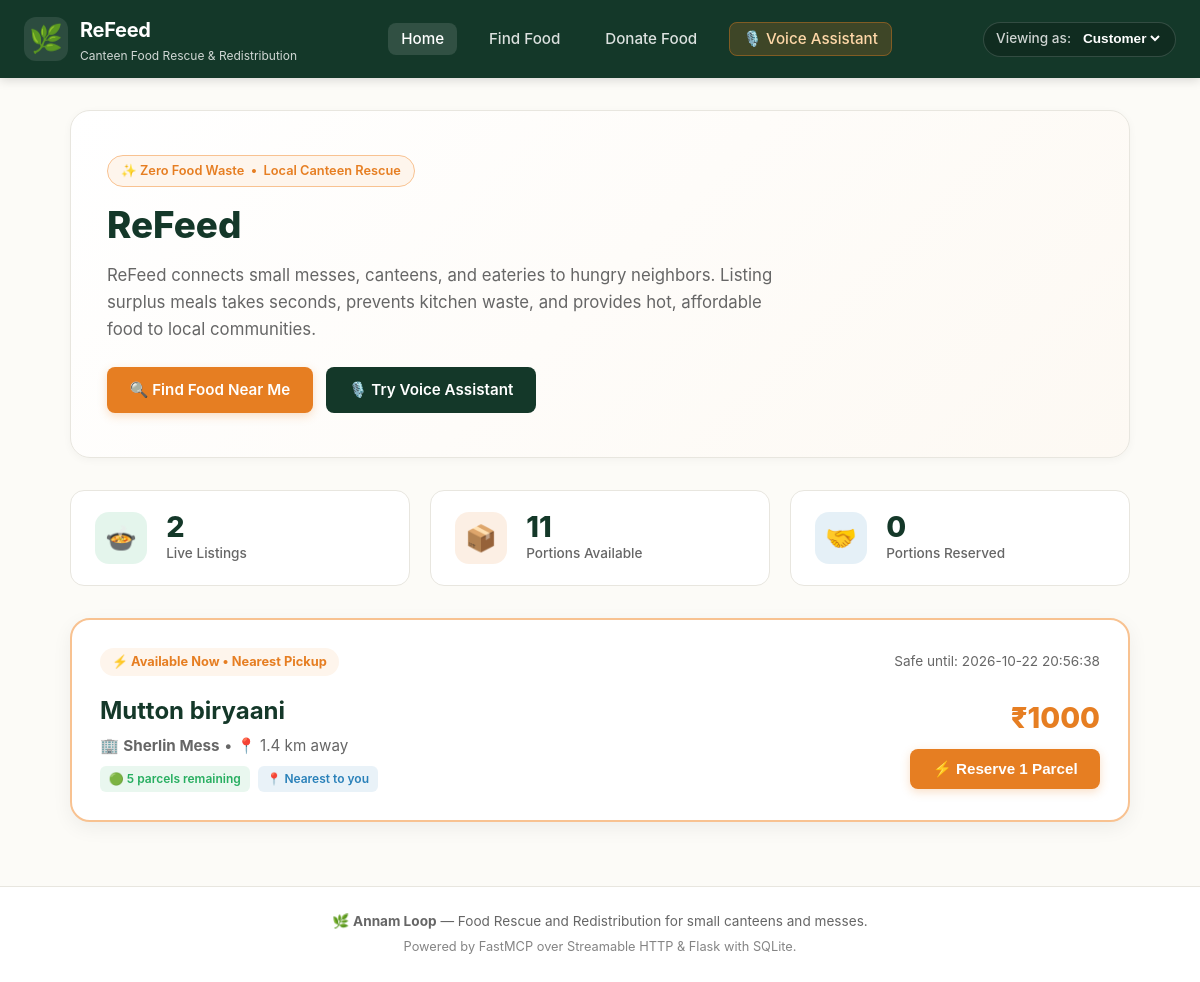
The page / on the database its author committed.
### tables this page shows
CREATE TABLE listings (
        id INTEGER PRIMARY KEY AUTOINCREMENT,
        name TEXT NOT NULL,
        quantity INTEGER NOT NULL,
        unit TEXT NOT NULL DEFAULT 'parcel',
        price_per_unit REAL NOT NULL DEFAULT 0.0,
        canteen TEXT NOT NULL DEFAULT 'My Canteen',
        food_type TEXT NOT NULL DEFAULT 'rice/gravy',
        distance_km REAL NOT NULL DEFAULT 1.0,
        posted_at TEXT NOT NULL,
        safe_until TEXT NOT NULL,
        is_removed INTEGER NOT NULL DEFAULT 0
    );

### app.py (the view)
@app.route("/")
def index():
    stats = services.get_stats()
    nearest_items = services.find_food(sort="distance", max_results=1)
    featured_item = nearest_items[0] if nearest_items else None
    return render_template(
        "index.html",
        stats=stats,
        featured_item=featured_item
    )

### app.py (called while the page is built)
@app.context_processor
def inject_role():
    role = session.get("role", "customer")
    return {"current_role": role}

### services.py (called while the page is built)
def get_db_connection(db_path: Optional[str] = None) -> sqlite3.Connection:
    path = db_path or DB_PATH
    conn = sqlite3.connect(path, timeout=10.0)
    conn.row_factory = sqlite3.Row
    return conn

def get_stats(db_path: Optional[str] = None) -> Dict[str, int]:
    now_str = datetime.now().strftime("%Y-%m-%d %H:%M:%S")
    conn = get_db_connection(db_path)
    cur = conn.cursor()
    cur.execute("""
        SELECT COUNT(*), COALESCE(SUM(quantity), 0)
        FROM listings
        WHERE is_removed = 0
          AND quantity > 0
          AND safe_until > ?
    """, (now_str,))
    live_row = cur.fetchone()
    live_listings = live_row[0] if live_row else 0
    portions_available = live_row[1] if live_row else 0
    cur.execute("SELECT COUNT(*) FROM reservations")
    res_row = cur.fetchone()
    portions_reserved = res_row[0] if res_row else 0
    conn.close()
    return {
        "live_listings": int(live_listings),
        "portions_available": int(portions_available),
        "portions_reserved": int(portions_reserved)
    }

### templates/index.html (shortened to what this page needs)
{% extends "base.html" %}
{% block content %}
<section class="hero">
  <div class="hero-content">
    <div class="hero-tag">
      <span>✨ Zero Food Waste</span> &bull; <span>Local Canteen Rescue</span>
    </div>
    <h1>ReFeed</h1>
    <p>
      ReFeed connects small messes, canteens, and eateries to hungry neighbors.
      Listing surplus meals takes seconds, prevents kitchen waste, and provides hot, affordable food to local communities.
    </p>
    <div class="hero-actions">
      {% if current_role == 'donor' %}
        <a href="{{ url_for('donate') }}" class="btn btn-saffron">➕ List Surplus Food</a>
        <a href="{{ url_for('find') }}" class="btn btn-outline">Explore Nearby Listings</a>
      {% else %}
        <a href="{{ url_for('find') }}" class="btn btn-saffron">🔍 Find Food Near Me</a>
        <a href="{{ url_for('assistant_page') }}" class="btn btn-green">🎙️ Try Voice Assistant</a>
      {% endif %}
    </div>
  </div>
</section>
<section class="stats-grid" id="statsGrid">
  <div class="stat-card">
    <div class="stat-icon green">🍲</div>
    <div>
      <div class="stat-val" id="statLiveListings">{{ stats.live_listings }}</div>
      <div class="stat-title">Live Listings</div>
    </div>
  </div>
  <div class="stat-card">
    <div class="stat-icon saffron">📦</div>
    <div>
      <div class="stat-val" id="statPortionsAvailable">{{ stats.portions_available }}</div>
      <div class="stat-title">Portions Available</div>
    </div>
  </div>
  <div class="stat-card">
    <div class="stat-icon blue">🤝</div>
    <div>
      <div class="stat-val" id="statPortionsReserved">{{ stats.portions_reserved }}</div>
      <div class="stat-title">Portions Reserved</div>
    </div>
  </div>
</section>
{% if featured_item %}
<section class="spotlight-card">
  <div class="spotlight-header">
    <div class="spotlight-badge">⚡ Available Now &bull; Nearest Pickup</div>
    <span style="font-size: 0.85rem; color: var(--text-muted);">Safe until: {{ featured_item.safe_until }}</span>
  </div>
  <div style="display: flex; justify-content: space-between; align-items: center; flex-wrap: wrap; gap: 1rem;">
    <div>
      <h2 style="font-size: 1.5rem; color: var(--navbar-green); margin-bottom: 0.2rem;">{{ featured_item.name }}</h2>
      <p style="color: var(--text-muted); font-size: 0.95rem;">
        🏢 <strong>{{ featured_item.canteen }}</strong> &bull; 📍 {{ featured_item.distance_km }} km away
      </p>
      <div style="margin-top: 0.5rem; display: flex; gap: 0.5rem;">
        <span class="badge badge-qty">🟢 {{ featured_item.quantity }} {{ featured_item.unit }}s remaining</span>
        <span class="badge badge-distance">📍 Nearest to you</span>
      </div>
    </div>
    <div style="text-align: right;">
      <div style="font-size: 1.8rem; font-weight: 800; color: var(--saffron); margin-bottom: 0.5rem;">
        {% if featured_item.price > 0 %}₹{{ "%.0f"|format(featured_item.price) }}{% else %}FREE{% endif %}
      </div>
      <form action="{{ url_for('reserve_route', listing_id=featured_item.id) }}" method="POST" style="margin:0;">
        <button type="submit" class="btn btn-saffron">⚡ Reserve 1 {{ featured_item.unit|capitalize }}</button>
      </form>
    </div>
  </div>
</section>
{% endif %}
{% endblock %}

### static/css/style.css (style rules this page uses)
:root { --navbar-green: #143829; --navbar-green-light: #1b4b37; --saffron: #e67e22; --saffron-hover: #d35400; --saffron-light: #fef5ec; --saffron-border: #f8c291; --bg-offwhite: #fcfbf7; --card-bg: #ffffff; --text-dark: #222222; --text-muted: #666666; --border-light: #e8e6df; --success-green: #27ae60; --success-light: #eafaf1; --danger-red: #e74c3c; --danger-light: #fdedec; --radius-sm: 8px; --radius-md: 14px; --radius-lg: 20px; --shadow-sm: 0 2px 8px rgba(0, 0, 0, 0.04); --shadow-md: 0 6px 20px rgba(0, 0, 0, 0.06); --shadow-lg: 0 10px 30px rgba(0, 0, 0, 0.08); }
* { box-sizing: border-box; margin: 0; padding: 0; }
body { font-family: -apple-system, BlinkMacSystemFont, "Segoe UI", Roboto, "Helvetica Neue", Arial, sans-serif; background-color: var(--bg-offwhite); color: var(--text-dark); line-height: 1.6; min-height: 100vh; display: flex; flex-direction: column; }
.hero { background: linear-gradient(135deg, #ffffff 0%, #fdf9f3 100%); border: 1px solid var(--border-light); border-radius: var(--radius-lg); padding: 2.75rem 2.25rem; margin-bottom: 2rem; box-shadow: var(--shadow-sm); position: relative; overflow: hidden; }
.hero-content { max-width: 680px; }
.hero-tag { display: inline-flex; align-items: center; gap: 0.4rem; background: var(--saffron-light); color: var(--saffron); font-weight: 600; font-size: 0.8rem; padding: 0.3rem 0.8rem; border-radius: 20px; margin-bottom: 1rem; border: 1px solid var(--saffron-border); }
.hero h1 { font-size: 2.3rem; color: var(--navbar-green); line-height: 1.2; margin-bottom: 0.9rem; font-weight: 800; }
.hero p { font-size: 1.05rem; color: var(--text-muted); margin-bottom: 1.5rem; }
.hero-actions { display: flex; gap: 0.85rem; flex-wrap: wrap; }
.btn { display: inline-flex; align-items: center; justify-content: center; gap: 0.5rem; padding: 0.7rem 1.4rem; font-size: 0.95rem; font-weight: 600; border-radius: var(--radius-sm); text-decoration: none; border: none; cursor: pointer; transition: all 0.2s ease; }
.btn-saffron { background-color: var(--saffron); color: #ffffff; box-shadow: 0 3px 10px rgba(230, 126, 34, 0.25); }
.btn-green { background-color: var(--navbar-green); color: #ffffff; }
.stats-grid { display: grid; grid-template-columns: repeat(auto-fit, minmax(220px, 1fr)); gap: 1.25rem; margin-bottom: 2rem; }
.stat-card { background: #ffffff; border: 1px solid var(--border-light); border-radius: var(--radius-md); padding: 1.25rem 1.5rem; display: flex; align-items: center; gap: 1.2rem; }
.stat-icon { width: 52px; height: 52px; border-radius: 14px; display: flex; align-items: center; justify-content: center; font-size: 1.6rem; }
.stat-icon.green { background: rgba(39, 174, 96, 0.12); color: var(--success-green); }
.stat-icon.saffron { background: rgba(230, 126, 34, 0.12); color: var(--saffron); }
.stat-icon.blue { background: rgba(41, 128, 185, 0.12); color: #2980b9; }
.stat-val { font-size: 1.8rem; font-weight: 800; color: var(--navbar-green); line-height: 1.1; }
.stat-title { font-size: 0.85rem; color: var(--text-muted); font-weight: 500; }
.spotlight-card { background: #ffffff; border: 2px solid var(--saffron-border); border-radius: var(--radius-lg); padding: 1.75rem; margin-bottom: 2rem; box-shadow: var(--shadow-md); }
.spotlight-header { display: flex; justify-content: space-between; align-items: center; margin-bottom: 1rem; }
.spotlight-badge { background: var(--saffron-light); color: var(--saffron); font-weight: 700; font-size: 0.8rem; padding: 0.25rem 0.75rem; border-radius: 20px; display: inline-flex; align-items: center; gap: 0.35rem; }
.badge { font-size: 0.75rem; font-weight: 600; padding: 0.2rem 0.55rem; border-radius: 6px; background: #f1f2f6; color: #57606f; }
.badge-distance { background: rgba(41, 128, 185, 0.1); color: #2980b9; }
.badge-qty { background: rgba(39, 174, 96, 0.1); color: var(--success-green); }

### rows shown on the page
listings: safe_until "2026-10-22 20:56:38", name "Mutton biryaani", canteen "Sherlin Mess", distance_km "1.4", quantity "5", unit "parcel", price "1000", unit "Parcel"

### other values the page prints
{{ stats.live_listings }} "2"
{{ stats.portions_available }} "11"
{{ stats.portions_reserved }} "0"
